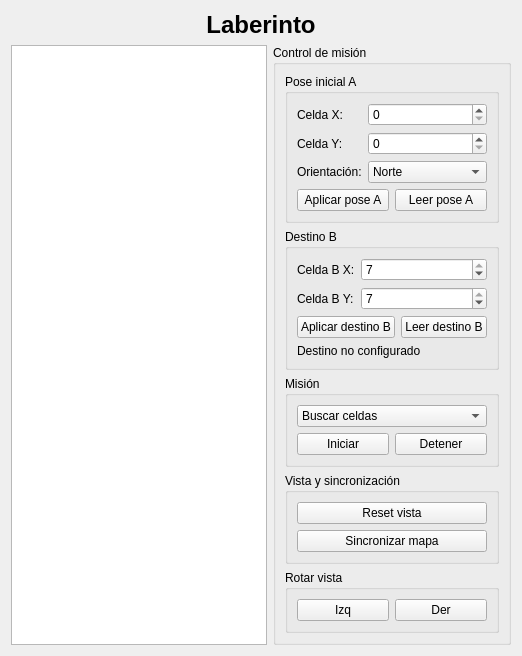
      <widget class="QWidget" name="pageLaberinth">
       <layout class="QVBoxLayout" name="verticalLayout_24">
        <item>
         <widget class="QLabel" name="titleLabyrinth">
          <property name="sizePolicy">
           <sizepolicy hsizetype="Preferred" vsizetype="Fixed">
            <horstretch>0</horstretch>
            <verstretch>0</verstretch>
           </sizepolicy>
          </property>
          <property name="font">
           <font>
            <pointsize>18</pointsize>
            <bold>true</bold>
           </font>
          </property>
          <property name="text">
           <string>Laberinto</string>
          </property>
          <property name="alignment">
           <set>Qt::AlignmentFlag::AlignCenter</set>
          </property>
         </widget>
        </item>
        <item>
         <layout class="QHBoxLayout" name="horizontalLayout_3" stretch="7,2">
          <property name="sizeConstraint">
           <enum>QLayout::SizeConstraint::SetDefaultConstraint</enum>
          </property>
          <item>
           <widget class="QGraphicsView" name="mazeView">
            <property name="sizePolicy">
             <sizepolicy hsizetype="Expanding" vsizetype="Expanding">
              <horstretch>0</horstretch>
              <verstretch>0</verstretch>
             </sizepolicy>
            </property>
           </widget>
          </item>
          <item>
           <layout class="QVBoxLayout" name="mazePanel">
            <item>
             <widget class="QGroupBox" name="manualControls">
              <property name="sizePolicy">
               <sizepolicy hsizetype="Preferred" vsizetype="Preferred">
                <horstretch>0</horstretch>
                <verstretch>0</verstretch>
               </sizepolicy>
              </property>
              <property name="title">
               <string>Control de misión</string>
              </property>
              <layout class="QVBoxLayout" name="verticalLayout_23">
               <item>
                <widget class="QGroupBox" name="groupSupervisorInitialPose">
                 <property name="title">
                  <string>Pose inicial A</string>
                 </property>
                 <layout class="QVBoxLayout" name="verticalLayoutSupervisorInitialPose">
                  <item>
                   <layout class="QFormLayout" name="formLayoutSupervisorInitialPose">
                    <item row="0" column="0">
                     <widget class="QLabel" name="labelInitialCellX">
                      <property name="text">
                       <string>Celda X:</string>
                      </property>
                     </widget>
                    </item>
                    <item row="0" column="1">
                     <widget class="QSpinBox" name="spinInitialCellX">
                      <property name="maximum">
                       <number>7</number>
                      </property>
                      <property name="value">
                       <number>0</number>
                      </property>
                     </widget>
                    </item>
                    <item row="1" column="0">
                     <widget class="QLabel" name="labelInitialCellY">
                      <property name="text">
                       <string>Celda Y:</string>
                      </property>
                     </widget>
                    </item>
                    <item row="1" column="1">
                     <widget class="QSpinBox" name="spinInitialCellY">
                      <property name="maximum">
                       <number>7</number>
                      </property>
                      <property name="value">
                       <number>0</number>
                      </property>
                     </widget>
                    </item>
                    <item row="2" column="0">
                     <widget class="QLabel" name="labelInitialHeading">
                      <property name="text">
                       <string>Orientación:</string>
                      </property>
                     </widget>
                    </item>
                    <item row="2" column="1">
                     <widget class="QComboBox" name="comboInitialHeading">
                      <item>
                       <property name="text">
                        <string>Norte</string>
                       </property>
                      </item>
                      <item>
                       <property name="text">
                        <string>Este</string>
                       </property>
                      </item>
                      <item>
                       <property name="text">
                        <string>Sur</string>
                       </property>
                      </item>
                      <item>
                       <property name="text">
                        <string>Oeste</string>
                       </property>
                      </item>
                     </widget>
                    </item>
                   </layout>
                  </item>
                  <item>
                   <layout class="QHBoxLayout" name="horizontalLayoutSupervisorInitialPose">
                    <item>
                     <widget class="QPushButton" name="btnSetSupervisorInitialPose">
                      <property name="text">
                       <string>Aplicar pose A</string>
                      </property>
                     </widget>
                    </item>
                    <item>
                     <widget class="QPushButton" name="btnGetSupervisorInitialPose">
                      <property name="text">
                       <string>Leer pose A</string>
                      </property>
                     </widget>
                    </item>
                   </layout>
                  </item>
                 </layout>
                </widget>
               </item>
               <item>
                <widget class="QGroupBox" name="groupSupervisorGoalCell">
                 <property name="title">
                  <string>Destino B</string>
                 </property>
                 <layout class="QVBoxLayout" name="verticalLayoutSupervisorGoalCell">
                  <item>
                   <layout class="QFormLayout" name="formLayoutSupervisorGoalCell">
                    <item row="0" column="0">
                     <widget class="QLabel" name="labelGoalCellX">
                      <property name="text">
                       <string>Celda B X:</string>
                      </property>
                     </widget>
                    </item>
                    <item row="0" column="1">
                     <widget class="QSpinBox" name="spinGoalCellX">
                      <property name="maximum">
                       <number>7</number>
                      </property>
                      <property name="value">
                       <number>7</number>
                      </property>
                     </widget>
                    </item>
                    <item row="1" column="0">
                     <widget class="QLabel" name="labelGoalCellY">
                      <property name="text">
                       <string>Celda B Y:</string>
                      </property>
                     </widget>
                    </item>
                    <item row="1" column="1">
                     <widget class="QSpinBox" name="spinGoalCellY">
                      <property name="maximum">
                       <number>7</number>
                      </property>
                      <property name="value">
                       <number>7</number>
                      </property>
                     </widget>
                    </item>
                   </layout>
                  </item>
                  <item>
                   <layout class="QHBoxLayout" name="horizontalLayoutSupervisorGoalCell">
                    <item>
                     <widget class="QPushButton" name="btnSetSupervisorGoalCell">
                      <property name="text">
                       <string>Aplicar destino B</string>
                      </property>
                     </widget>
                    </item>
                    <item>
                     <widget class="QPushButton" name="btnGetSupervisorGoalCell">
                      <property name="text">
                       <string>Leer destino B</string>
                      </property>
                     </widget>
                    </item>
                   </layout>
                  </item>
                  <item>
                   <widget class="QLabel" name="labelSupervisorGoalStatus">
                    <property name="text">
                     <string>Destino no configurado</string>
                    </property>
                   </widget>
                  </item>
                 </layout>
                </widget>
               </item>
               <item>
                <widget class="QGroupBox" name="groupSupervisorRun">
                 <property name="title">
                  <string>Misión</string>
                 </property>
                 <layout class="QVBoxLayout" name="verticalLayoutSupervisorRun">
                  <item>
                   <widget class="QComboBox" name="comboSupervisorRunMode">
                    <item>
                     <property name="text">
                      <string>Buscar celdas</string>
                     </property>
                    </item>
                    <item>
                     <property name="text">
                      <string>Ir A-&gt;B</string>
                     </property>
                    </item>
                   </widget>
                  </item>
                  <item>
                   <layout class="QHBoxLayout" name="horizontalLayoutSupervisorRun">
                    <item>
                     <widget class="QPushButton" name="btnStartSupervisorRun">
                      <property name="text">
                       <string>Iniciar</string>
                      </property>
                     </widget>
                    </item>
                    <item>
                     <widget class="QPushButton" name="btnStopSupervisorRun">
                      <property name="text">
                       <string>Detener</string>
                      </property>
                     </widget>
                    </item>
                   </layout>
                  </item>
                 </layout>
                </widget>
               </item>
               <item>
                <widget class="QGroupBox" name="groupBox_10">
                 <property name="sizePolicy">
                  <sizepolicy hsizetype="Minimum" vsizetype="Preferred">
                   <horstretch>0</horstretch>
                   <verstretch>0</verstretch>
                  </sizepolicy>
                 </property>
                 <property name="title">
                  <string>Vista y sincronización</string>
                 </property>
                 <layout class="QVBoxLayout" name="verticalLayout_25">
                  <item>
                   <widget class="QPushButton" name="btnSimReset">
                    <property name="text">
                     <string>Reset vista</string>
                    </property>
                   </widget>
                  </item>
                  <item>
                   <widget class="QPushButton" name="btnSyncMaze">
                    <property name="text">
                     <string>Sincronizar mapa</string>
                    </property>
                   </widget>
                  </item>
                 </layout>
                </widget>
               </item>
               <item>
                <widget class="QGroupBox" name="groupBox_11">
                 <property name="title">
                  <string>Rotar vista</string>
                 </property>
                 <layout class="QHBoxLayout" name="horizontalLayout_26">
                  <item>
                   <widget class="QPushButton" name="btnRotMapL">
                    <property name="text">
                     <string>Izq</string>
                    </property>
                   </widget>
                  </item>
                  <item>
                   <widget class="QPushButton" name="btnRotMapR">
                    <property name="text">
                     <string>Der</string>
                    </property>
                   </widget>
                  </item>
                 </layout>
                </widget>
               </item>
              </layout>
             </widget>
            </item>
           </layout>
          </item>
         </layout>
        </item>
       </layout>
      </widget>
